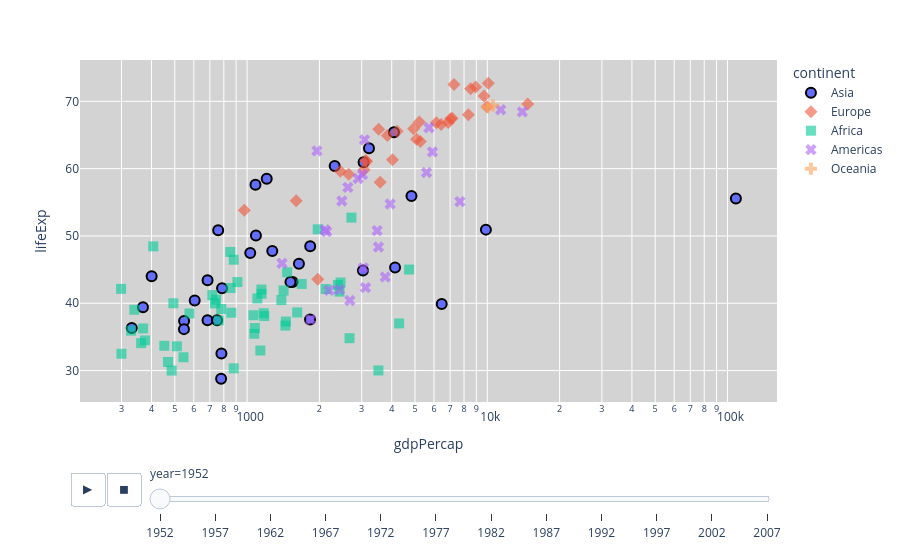

The notebook cell this image was saved under:
### Markdown cell above
1. Make the marker symbol unique for each continent instead of the default circle.
2. Add borders to the markers for ‘Asia’ with black border color, border width of 2 pixels.
3. Reduce the opacity of other markers.
4. Convert the GDP per capita axis to a logarithmic scale to better visualize the spread of values.
5. Customize the hover information to display:
    - Country name, GDP per capita, Life expectancy, Population
7. Add animation so that the visualization changes across years. Change background color of animation.

### Code cell
fig = px.scatter(
    gpm,
    x="gdpPercap",
    y="lifeExp",
    color="continent",
    symbol="continent",
    animation_frame="year",
    hover_name="country",
    hover_data=["gdpPercap", "lifeExp", "pop"],
    log_x=True
)

fig.update_traces(marker=dict(size=10, opacity=0.6))

fig.update_traces(
    selector=dict(name="Asia"),
    marker=dict(line=dict(color="black", width=2), opacity=1)
)

fig.update_layout(plot_bgcolor="lightgray")

fig.show()

### Figure 1 — Plotly figure (JSON) as saved in the notebook; plotly's stock layout.template omitted (floating-point values rounded to 4 significant figures)
{"data": [{"customdata": [[8425333], [120447], [46886859], [4693836], [556263527], [2125900], [372000000], [82052000], [17272000], [5441766], [1620914], [86459025], [607914], [8865488], [20947571], [160000], [1439529], [6748378], [800663], [20092996], [9182536], [507833], [41346560], [22438691], [4005677], [1127000], [7982342], [3661549], [8550362], [21289402], [26246839], [1030585], [4963829]], "hovertemplate": "<b>%{hovertext}</b><br><br>continent=Asia<br>year=1952<br>gdpPercap=%{x}<br>lifeExp=%{y}<br>pop=%{customdata[0]}<extra></extra>", "hovertext": ["Afghanistan", "Bahrain", "Bangladesh", "Cambodia", "China", "Hong Kong, China", "India", "Indonesia", "Iran", "Iraq", "Israel", "Japan", "Jordan", "Korea, Dem. Rep.", "Korea, Rep.", "Kuwait", "Lebanon", "Malaysia", "Mongolia", "Myanmar", "Nepal", "Oman", "Pakistan", "Philippines", "Saudi Arabia", "Singapore", "Sri Lanka", "Syria", "Taiwan", "Thailand", "Vietnam", "West Bank and Gaza", "Yemen, Rep."], "legendgroup": "Asia", "marker": {"color": "#636efa", "line": {"color": "black", "width": 2}, "opacity": 1, "size": 10, "symbol": "circle"}, "mode": "markers", "name": "Asia", "orientation": "v", "showlegend": true, "type": "scatter", "x": [779.4, 9867.0, 684.2, 368.5, 400.4, 3054.0, 546.6, 749.7, 3035.0, 4130.0, 4087.0, 3217.0, 1547.0, 1088.0, 1031.0, 108400.0, 4835.0, 1831.0, 786.6, 331.0, 545.9, 1828.0, 684.6, 1273.0, 6460.0, 2315.0, 1084.0, 1643.0, 1207.0, 757.8, 605.1, 1516.0, 781.7], "xaxis": "x", "y": [28.8, 50.94, 37.48, 39.42, 44.0, 60.96, 37.37, 37.47, 44.87, 45.32, 65.39, 63.03, 43.16, 50.06, 47.45, 55.56, 55.93, 48.46, 42.24, 36.32, 36.16, 37.58, 43.44, 47.75, 39.88, 60.4, 57.59, 45.88, 58.5, 50.85, 40.41, 43.16, 32.55], "yaxis": "y"}, {"customdata": [[1282697], [6927772], [8730405], [2791000], [7274900], [3882229], [9125183], [4334000], [4090500], [42459667], [69145952], [7733250], [9504000], [147962], [2952156], [47666000], [413834], [10381988], [3327728], [25730551], [8526050], [16630000], [6860147], [3558137], [1489518], [28549870], [7124673], [4815000], [22235677], [50430000]], "hovertemplate": "<b>%{hovertext}</b><br><br>continent=Europe<br>year=1952<br>gdpPercap=%{x}<br>lifeExp=%{y}<br>pop=%{customdata[0]}<extra></extra>", "hovertext": ["Albania", "Austria", "Belgium", "Bosnia and Herzegovina", "Bulgaria", "Croatia", "Czech Republic", "Denmark", "Finland", "France", "Germany", "Greece", "Hungary", "Iceland", "Ireland", "Italy", "Montenegro", "Netherlands", "Norway", "Poland", "Portugal", "Romania", "Serbia", "Slovak Republic", "Slovenia", "Spain", "Sweden", "Switzerland", "Turkey", "United Kingdom"], "legendgroup": "Europe", "marker": {"color": "#EF553B", "opacity": 0.6, "size": 10, "symbol": "diamond"}, "mode": "markers", "name": "Europe", "orientation": "v", "showlegend": true, "type": "scatter", "x": [1601.0, 6137.0, 8343.0, 973.5, 2444.0, 3119.0, 6876.0, 9692.0, 6425.0, 7030.0, 7144.0, 3531.0, 5264.0, 7268.0, 5210.0, 4931.0, 2648.0, 8942.0, 10100.0, 4029.0, 3068.0, 3145.0, 3581.0, 5075.0, 4215.0, 3834.0, 8528.0, 14730.0, 1969.0, 9980.0], "xaxis": "x", "y": [55.23, 66.8, 68.0, 53.82, 59.6, 61.21, 66.87, 70.78, 66.55, 67.41, 67.5, 65.86, 64.03, 72.49, 66.91, 65.94, 59.16, 72.13, 72.67, 61.31, 59.82, 61.05, 58.0, 64.36, 65.57, 64.94, 71.86, 69.62, 43.59, 69.18], "yaxis": "y"}, {"customdata": [[9279525], [4232095], [1738315], [442308], [4469979], [2445618], [5009067], [1291695], [2682462], [153936], [14100005], [854885], [2977019], [63149], [22223309], [216964], [1438760], [20860941], [420702], [284320], [5581001], [2664249], [580653], [6464046], [748747], [863308], [1019729], [4762912], [2917802], [3838168], [1022556], [516556], [9939217], [6446316], [485831], [3379468], [33119096], [257700], [2534927], [60011], [2755589], [2143249], [2526994], [14264935], [8504667], [290243], [8322925], [1219113], [3647735], [5824797], [2672000], [3080907]], "hovertemplate": "<b>%{hovertext}</b><br><br>continent=Africa<br>year=1952<br>gdpPercap=%{x}<br>lifeExp=%{y}<br>pop=%{customdata[0]}<extra></extra>", "hovertext": ["Algeria", "Angola", "Benin", "Botswana", "Burkina Faso", "Burundi", "Cameroon", "Central African Republic", "Chad", "Comoros", "Congo, Dem. Rep.", "Congo, Rep.", "Cote d'Ivoire", "Djibouti", "Egypt", "Equatorial Guinea", "Eritrea", "Ethiopia", "Gabon", "Gambia", "Ghana", "Guinea", "Guinea-Bissau", "Kenya", "Lesotho", "Liberia", "Libya", "Madagascar", "Malawi", "Mali", "Mauritania", "Mauritius", "Morocco", "Mozambique", "Namibia", "Niger", "Nigeria", "Reunion", "Rwanda", "Sao Tome and Principe", "Senegal", "Sierra Leone", "Somalia", "South Africa", "Sudan", "Swaziland", "Tanzania", "Togo", "Tunisia", "Uganda", "Zambia", "Zimbabwe"], "legendgroup": "Africa", "marker": {"color": "#00cc96", "opacity": 0.6, "size": 10, "symbol": "square"}, "mode": "markers", "name": "Africa", "orientation": "v", "showlegend": true, "type": "scatter", "x": [2449.0, 3521.0, 1063.0, 851.2, 543.3, 339.3, 1173.0, 1071.0, 1179.0, 1103.0, 780.5, 2126.0, 1389.0, 2670.0, 1419.0, 375.6, 328.9, 362.1, 4293.0, 485.2, 911.3, 510.2, 299.9, 853.5, 298.8, 575.6, 2388.0, 1443.0, 369.2, 452.3, 743.1, 1968.0, 1688.0, 468.5, 2424.0, 761.9, 1077.0, 2719.0, 493.3, 879.6, 1450.0, 879.8, 1136.0, 4725.0, 1616.0, 1148.0, 716.7, 859.8, 1468.0, 734.8, 1147.0, 406.9], "xaxis": "x", "y": [43.08, 30.02, 38.22, 47.62, 31.98, 39.03, 38.52, 35.46, 38.09, 40.72, 39.14, 42.11, 40.48, 34.81, 41.89, 34.48, 35.93, 34.08, 37.0, 30.0, 43.15, 33.61, 32.5, 42.27, 42.14, 38.48, 42.72, 36.68, 36.26, 33.69, 40.54, 50.99, 42.87, 31.29, 41.73, 37.44, 36.32, 52.72, 40.0, 46.47, 37.28, 30.33, 32.98, 45.01, 38.63, 41.41, 41.22, 38.6, 44.6, 39.98, 42.04, 48.45], "yaxis": "y"}, {"customdata": [[17876956], [2883315], [56602560], [14785584], [6377619], [12350771], [926317], [6007797], [2491346], [3548753], [2042865], [3146381], [3201488], [1517453], [1426095], [30144317], [1165790], [940080], [1555876], [8025700], [2227000], [662850], [157553000], [2252965], [5439568]], "hovertemplate": "<b>%{hovertext}</b><br><br>continent=Americas<br>year=1952<br>gdpPercap=%{x}<br>lifeExp=%{y}<br>pop=%{customdata[0]}<extra></extra>", "hovertext": ["Argentina", "Bolivia", "Brazil", "Canada", "Chile", "Colombia", "Costa Rica", "Cuba", "Dominican Republic", "Ecuador", "El Salvador", "Guatemala", "Haiti", "Honduras", "Jamaica", "Mexico", "Nicaragua", "Panama", "Paraguay", "Peru", "Puerto Rico", "Trinidad and Tobago", "United States", "Uruguay", "Venezuela"], "legendgroup": "Americas", "marker": {"color": "#ab63fa", "opacity": 0.6, "size": 10, "symbol": "x"}, "mode": "markers", "name": "Americas", "orientation": "v", "showlegend": true, "type": "scatter", "x": [5911.0, 2677.0, 2109.0, 11370.0, 3940.0, 2144.0, 2627.0, 5587.0, 1398.0, 3522.0, 3048.0, 2428.0, 1840.0, 2195.0, 2899.0, 3478.0, 3112.0, 2480.0, 1952.0, 3759.0, 3082.0, 3023.0, 13990.0, 5717.0, 7690.0], "xaxis": "x", "y": [62.48, 40.41, 50.92, 68.75, 54.74, 50.64, 57.21, 59.42, 45.93, 48.36, 45.26, 42.02, 37.58, 41.91, 58.53, 50.79, 42.31, 55.19, 62.65, 43.9, 64.28, 59.1, 68.44, 66.07, 55.09], "yaxis": "y"}, {"customdata": [[8691212], [1994794]], "hovertemplate": "<b>%{hovertext}</b><br><br>continent=Oceania<br>year=1952<br>gdpPercap=%{x}<br>lifeExp=%{y}<br>pop=%{customdata[0]}<extra></extra>", "hovertext": ["Australia", "New Zealand"], "legendgroup": "Oceania", "marker": {"color": "#FFA15A", "opacity": 0.6, "size": 10, "symbol": "cross"}, "mode": "markers", "name": "Oceania", "orientation": "v", "showlegend": true, "type": "scatter", "x": [10040.0, 10560.0], "xaxis": "x", "y": [69.12, 69.39], "yaxis": "y"}], "layout": {"legend": {"title": {"text": "continent"}, "tracegroupgap": 0}, "margin": {"t": 60}, "plot_bgcolor": "lightgray", "sliders": [{"active": 0, "currentvalue": {"prefix": "year="}, "len": 0.9, "pad": {"b": 10, "t": 60}, "steps": [{"args": [["1952"], {"frame": {"duration": 0, "redraw": false}, "fromcurrent": true, "mode": "immediate", "transition": {"duration": 0, "easing": "linear"}}], "label": "1952", "method": "animate"}, {"args": [["1957"], {"frame": {"duration": 0, "redraw": false}, "fromcurrent": true, "mode": "immediate", "transition": {"duration": 0, "easing": "linear"}}], "label": "1957", "method": "animate"}, {"args": [["1962"], {"frame": {"duration": 0, "redraw": false}, "fromcurrent": true, "mode": "immediate", "transition": {"duration": 0, "easing": "linear"}}], "label": "1962", "method": "animate"}, {"args": [["1967"], {"frame": {"duration": 0, "redraw": false}, "fromcurrent": true, "mode": "immediate", "transition": {"duration": 0, "easing": "linear"}}], "label": "1967", "method": "animate"}, {"args": [["1972"], {"frame": {"duration": 0, "redraw": false}, "fromcurrent": true, "mode": "immediate", "transition": {"duration": 0, "easing": "linear"}}], "label": "1972", "method": "animate"}, {"args": [["1977"], {"frame": {"duration": 0, "redraw": false}, "fromcurrent": true, "mode": "immediate", "transition": {"duration": 0, "easing": "linear"}}], "label": "1977", "method": "animate"}, {"args": [["1982"], {"frame": {"duration": 0, "redraw": false}, "fromcurrent": true, "mode": "immediate", "transition": {"duration": 0, "easing": "linear"}}], "label": "1982", "method": "animate"}, {"args": [["1987"], {"frame": {"duration": 0, "redraw": false}, "fromcurrent": true, "mode": "immediate", "transition": {"duration": 0, "easing": "linear"}}], "label": "1987", "method": "animate"}, {"args": [["1992"], {"frame": {"duration": 0, "redraw": false}, "fromcurrent": true, "mode": "immediate", "transition": {"duration": 0, "easing": "linear"}}], "label": "1992", "method": "animate"}, {"args": [["1997"], {"frame": {"duration": 0, "redraw": false}, "fromcurrent": true, "mode": "immediate", "transition": {"duration": 0, "easing": "linear"}}], "label": "1997", "method": "animate"}, {"args": [["2002"], {"frame": {"duration": 0, "redraw": false}, "fromcurrent": true, "mode": "immediate", "transition": {"duration": 0, "easing": "linear"}}], "label": "2002", "method": "animate"}, {"args": [["2007"], {"frame": {"duration": 0, "redraw": false}, "fromcurrent": true, "mode": "immediate", "transition": {"duration": 0, "easing": "linear"}}], "label": "2007", "method": "animate"}], "x": 0.1, "xanchor": "left", "y": 0, "yanchor": "top"}], "updatemenus": [{"buttons": [{"args": [null, {"frame": {"duration": 500, "redraw": false}, "fromcurrent": true, "mode": "immediate", "transition": {"duration": 500, "easing": "linear"}}], "label": "&#9654;", "method": "animate"}, {"args": [[null], {"frame": {"duration": 0, "redraw": false}, "fromcurrent": true, "mode": "immediate", "transition": {"duration": 0, "easing": "linear"}}], "label": "&#9724;", "method": "animate"}], "direction": "left", "pad": {"r": 10, "t": 70}, "showactive": false, "type": "buttons", "x": 0.1, "xanchor": "right", "y": 0, "yanchor": "top"}], "xaxis": {"anchor": "y", "domain": [0, 1], "title": {"text": "gdpPercap"}, "type": "log"}, "yaxis": {"anchor": "x", "domain": [0, 1], "title": {"text": "lifeExp"}}}}
